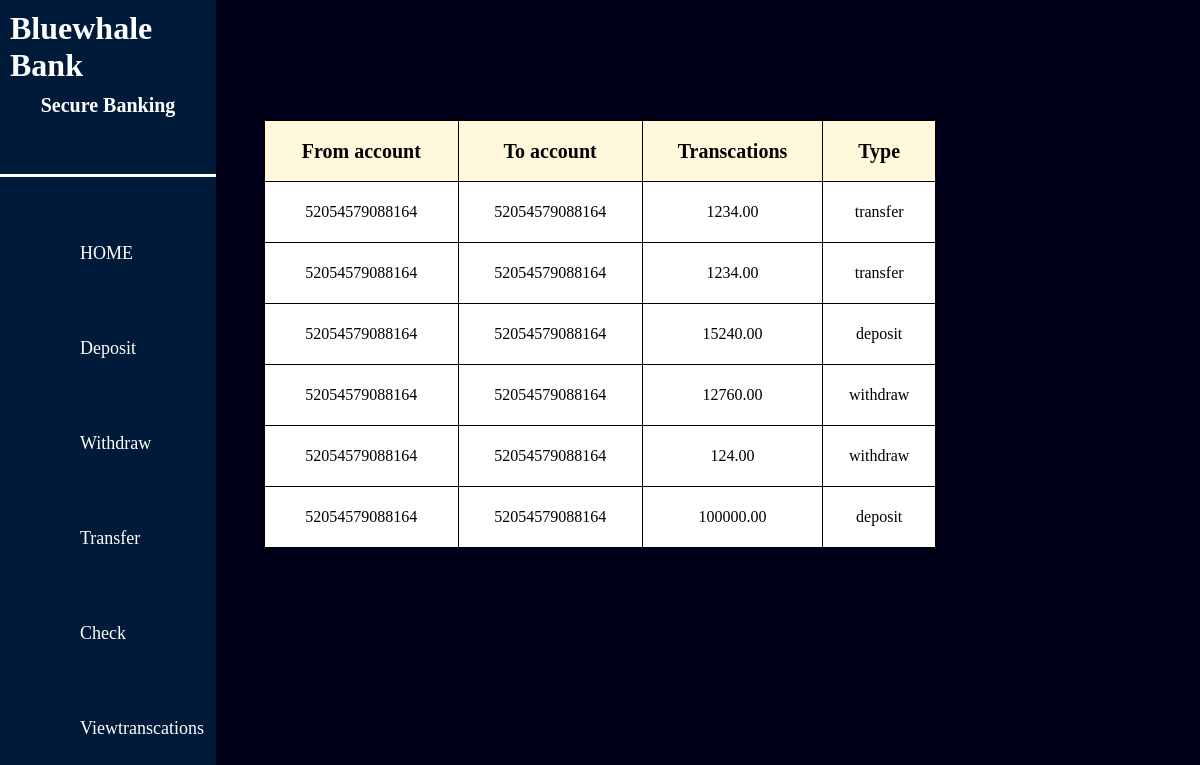
Page /viewtranscations (signed in) on the committed database.
### Bank/models.py (models this page shows)
class Transcations(models.Model):
    choices=[('transcation','TRANSCATION'), ('deposit', "DEPOSIT"), ("withdraw", "WITHDRAW")]
    date=models.DateTimeField(auto_now=True)
    amount=models.DecimalField(max_digits=10,decimal_places=2)
    type=models.CharField(choices=choices)
    from_account=models.ForeignKey(User_accounts,related_name='unique', on_delete=models.DO_NOTHING)
    to_account=models.ForeignKey(User_accounts,related_name='odd',on_delete=models.DO_NOTHING)
    user_id = models.ForeignKey(User, null=True, on_delete=models.DO_NOTHING)

class User_accounts(models.Model):
    account_number=models.CharField(max_length=14)
    user_id=models.ForeignKey(User,on_delete=models.DO_NOTHING)
    current_balance=models.DecimalField(max_digits=10,decimal_places=2, default=0.0)
    is_active=models.BooleanField(default=True)
    created_data=models.DateTimeField(auto_now=True)

### Bank/views.py (the view)
# urls.py: path('viewtranscations',viewtranscations),
@csrf_exempt
def viewtranscations(request):
    if not request.user.is_authenticated:
        return redirect(request,'login')
    if request.method=="GET":
        user=request.user
        Transcation=Transcations.objects.filter(
            user_id=request.user
        )
        process={
            'Transcations':Transcation
        }
        Transcation=Transcation.first()
        return render(request,'viewtranscations.html',context=process)

### templates/viewtranscations.html (shortened to what this page needs)
<!DOCTYPE html>
<html lang="en">
<head>
    {% load static %}
    <link rel="stylesheet" href="{% static 'views.css' %}">
</head>
<body>
    <div class="template-page">
        <div class="template">
            <span>Bluewhale Bank</span>
            <h6 id="secure">Secure Banking</h6>
        </div>
        <ul>
            <li>
                <a href="http://127.0.0.1:8000/features">
                    <p>HOME</p>
                </a>
            </li>
            <li>
                <a href="#">
                    <p>Deposit</p>
                </a>
            </li>
            <li>
                <a href="#">
                    <p>Withdraw</p>
                </a>
            </li>
            <li>
                <a href="#">
                    <p>Transfer</p>
                </a>
            </li>
            <li>
                <a href="#">
                    <p>Check</p>
                </a>
            </li>
            <li>
                <a href="#">
                    <p>Viewtranscations</p>
                </a>
            </li>
        </ul>
    </div>
    <div class="tables">
        <form action="" method="POST">
            <table>
                <tr>
                    <th>From account</th>
                    <th>To account</th>
                    <th>Transcations</th>
                    <th>Type</th>
                </tr>
                {% for process in Transcations %}
                <tr>
                    <td>{{process.from_account.account_number}}</td>
                    <td>{{process.to_account.account_number}}</td>
                    <td>{{process.amount}}</td>
                    <td>{{process.type}}</td>
                </tr>
                {% endfor %}
            </table>
        </form>
    </div>
</body>
</html>

### static/views.css (style rules this page uses)
a { text-decoration: none; color: white; }
.template-page { width: 18vw; height: 100vh; background-color: rgb(0, 27, 58) ; color: rgb(0, 0, 0); position: fixed; left: 0; top: 0; display: flex; flex-direction: column; }
.template { color: white; font-size: 32px; font-weight: bold; padding: 10px; border-bottom: 3px solid white; }
#secure { display: flex; justify-content: center; margin-top: 10px; font-size: 20px; font-weight: bold; }
ul { list-style: none; margin-top: 25px; }
ul li { margin: 8px 15px; }
ul li a { display: flex; align-items: center; gap: 10px; padding: 15px; border-radius: 10px; font-size: 18px; }
body { padding: 0px; margin: 0px; background-color:rgb(0, 0, 24) ; }
table { border-collapse: collapse; width: 50%; }
th,td { border: 1px solid black; padding: 10px; text-align: center; height: 5vh; background-color: white; }
th { background-color:cornsilk; font-size: 20px; }
.tables { display: flex; justify-content: center; margin: 10%; }
table { width: 56vw; }

### rows in the picture
Transcations: from_account.account_number "52054579088164", to_account.account_number "52054579088164", amount "1234.00", type "transfer"
Transcations: from_account.account_number "52054579088164", to_account.account_number "52054579088164", amount "1234.00", type "transfer"
Transcations: from_account.account_number "52054579088164", to_account.account_number "52054579088164", amount "15240.00", type "deposit"
Transcations: from_account.account_number "52054579088164", to_account.account_number "52054579088164", amount "12760.00", type "withdraw"
Transcations: from_account.account_number "52054579088164", to_account.account_number "52054579088164", amount "124.00", type "withdraw"
Transcations: from_account.account_number "52054579088164", to_account.account_number "52054579088164", amount "100000.00", type "deposit"
